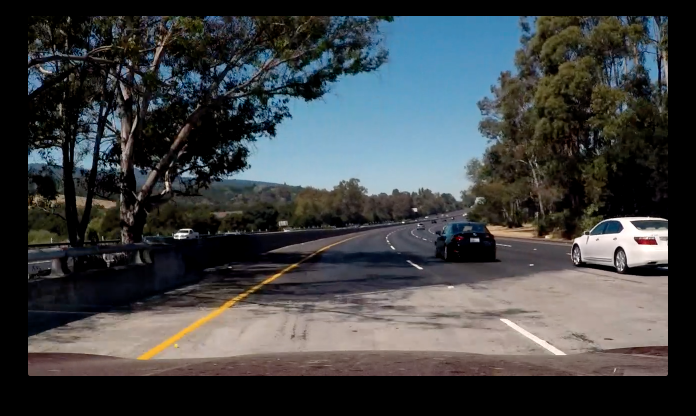
#> input picture harder_frame.png, 1392 x 832 px (shown at 1/2 size)
$ python -i find_lanes.py   (imports and definitions only)
#> lines starting #> are read from the running program, lines starting #| are printed output that depends on the picture
# Undistort test images
from calibrate_camera import *
from utils import *
from Tracker import *
import matplotlib.pyplot as plt

class LaneFinder:
    def __init__(self):
        cc = pickle.load(open("camera_cal.pkl", "rb"))
        self.mtx = cc.mtx
        self.dist = cc.dist
        self.window_w = 25
        self.window_h = 80
        self.ym_per_pix = 30/720.
        self.xm_per_pix = 3.7/640.
        self.tracker = Tracker(self.window_w,
                               self.window_h,
                               margin=25,
                               ym=self.ym_per_pix,
                               xm=self.xm_per_pix,
                               smooth_factor=10)


    # [91 lines left out: function process_image, not called in this run]


# [11 lines not run here, left out]

>>> import cv2
>>> picture = cv2.imread('harder_frame.png', cv2.IMREAD_GRAYSCALE)
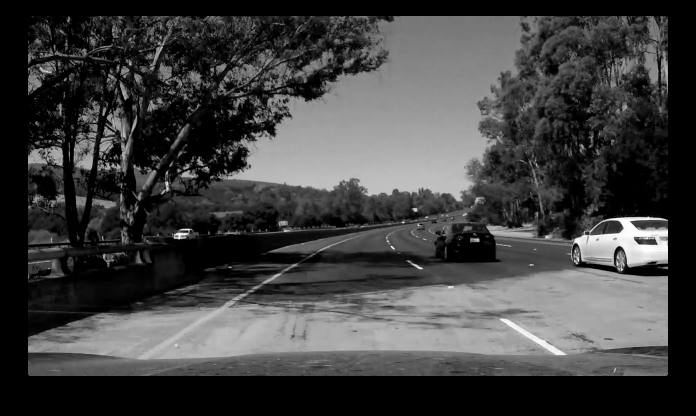
#> picture: shape (832, 1392) (shown at 1/2 size); min 0, max 255, mean 65.2
#> (the run stopped early here; a loop or call above may not have finished)

$ run again, on signs_vehicles_xygrad.png
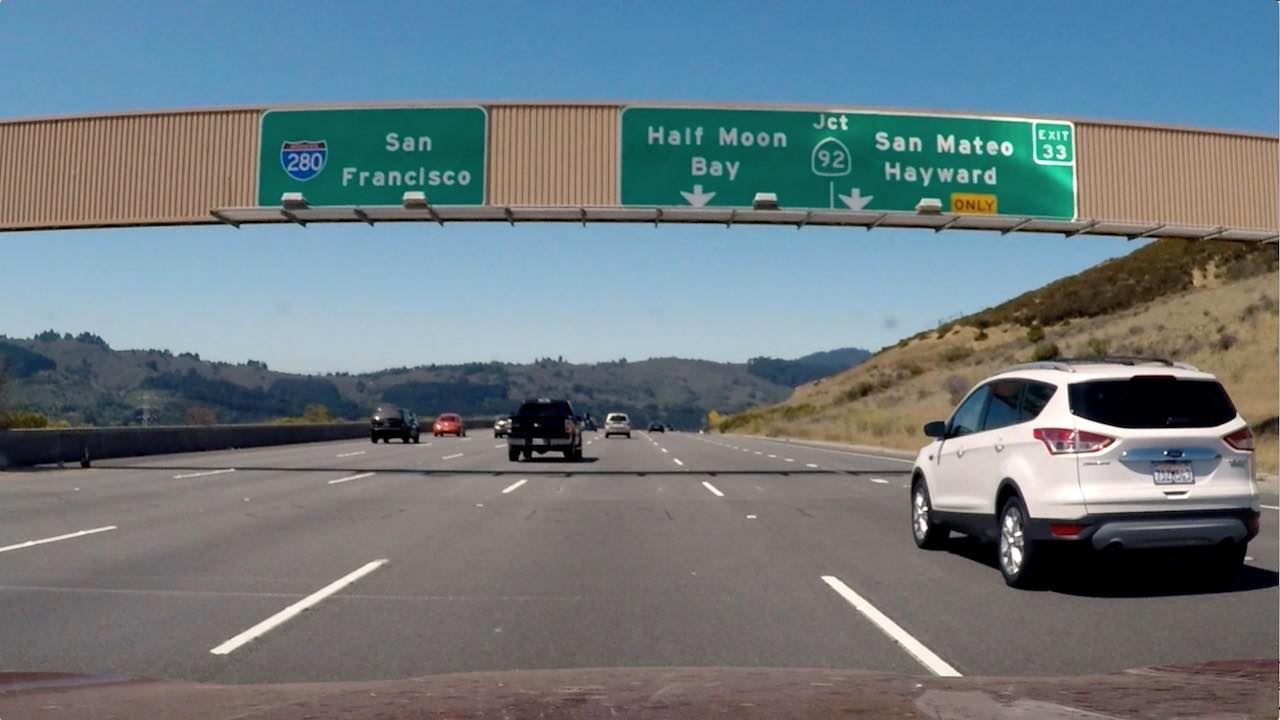
#> input picture signs_vehicles_xygrad.png, 1280 x 720 px
#> `picture = cv2.imread('harder_frame.png', cv2.IMREAD_GRAYSCALE)`:
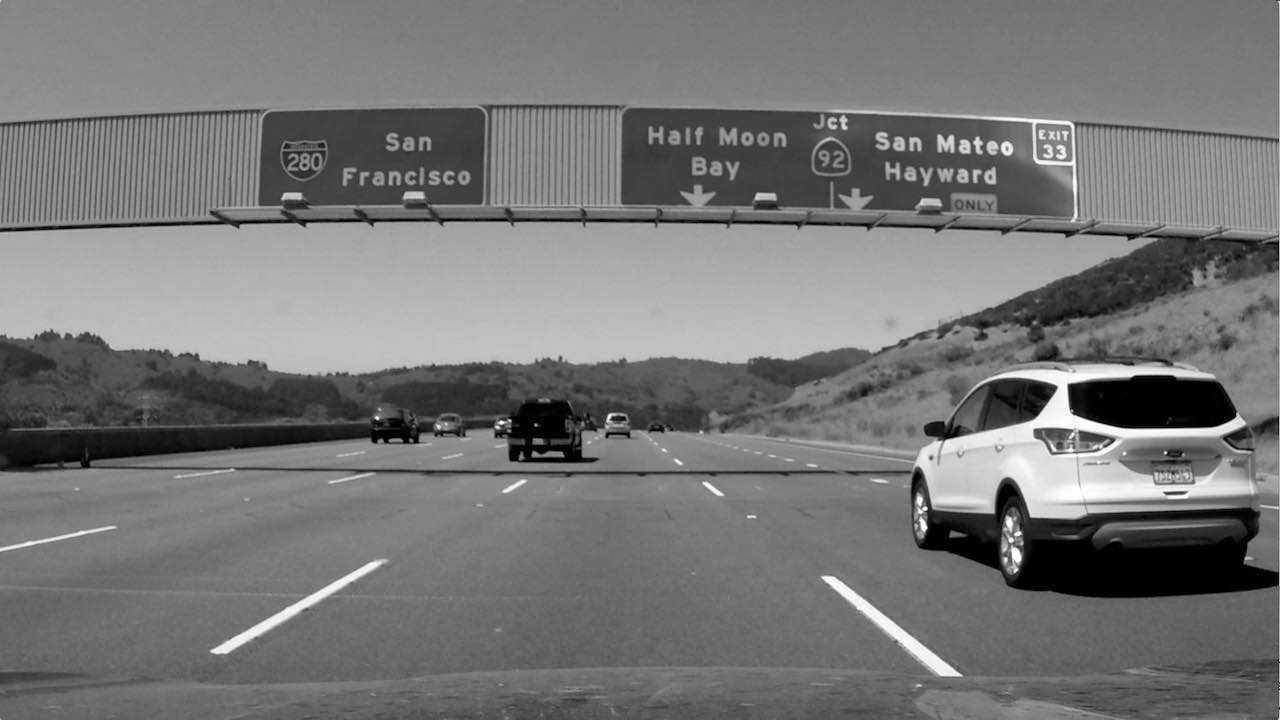
#> picture: shape (720, 1280); min 0, max 254, mean 118.1
